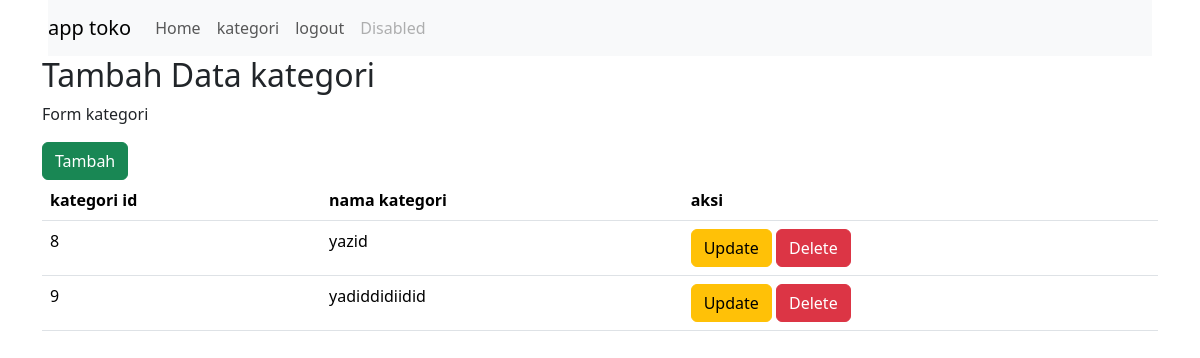
Page /kategori (signed in) on the earlier database version.
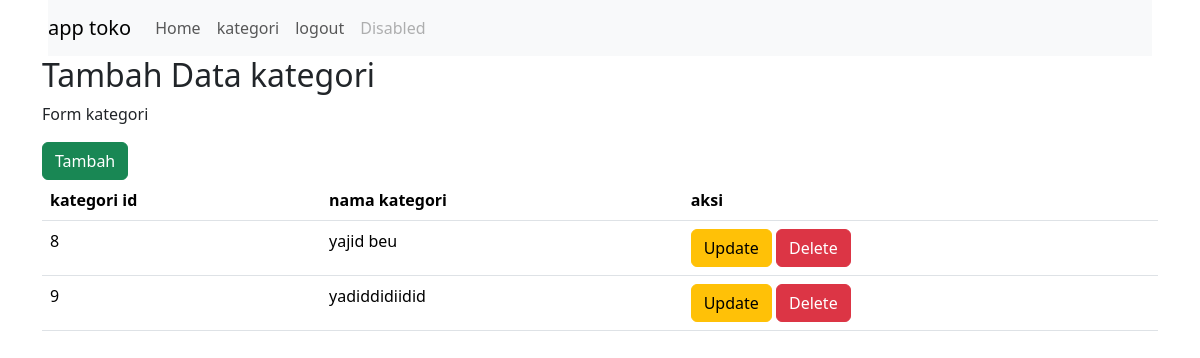
Same page on the later database version.
### app_toko/models.py (models this page shows, shortened)
class Kategori(models.Model):
  nama_kategori = models.CharField(max_length=30)

### app_toko/views.py (the view)
# urls.py: path('kategori', kategori, name='kategori'),
@login_required
def kategori(request):
    lst_kategori = Kategori.objects.all()
    context = {'lst_kategori': lst_kategori}
    return render(request, 'kategori.html', context)

### app_toko/templates/kategori.html
{% extends "index.html" %}
{%block content%}
<div class="container">
    <h2>Tambah Data kategori</h2>
    <p>Form kategori</p>
    <a href=" {% url "add_kategori" %} " class="btn btn-success">Tambah</a>
    <table class="table">
      <thead>
        <tr>
          <th>kategori id</th>
          <th>nama kategori</th>
          <th>aksi</th>
        </tr>
      </thead>
      <tbody>
      {% for kategori in lst_kategori %}
      <tr>
        <td>{{kategori.id}}</td>
        <td>{{kategori.nama_kategori}}</td>
        <td>
          <a href="{% url "edit_kategori" k_id=kategori.id %}" class="btn btn-warning">Update</a>
          <a href=" {% url "del_kategori" kategori.id %} " class="btn btn-danger">Delete</a>
        </td>
      </tr>
      {% endfor %}
      </tbody>
    </table>
  </div>
{% endblock %}

Differences in the rows shown:
changed Kategori id 8: nama_kategori "yazid" → "yajid beu"
